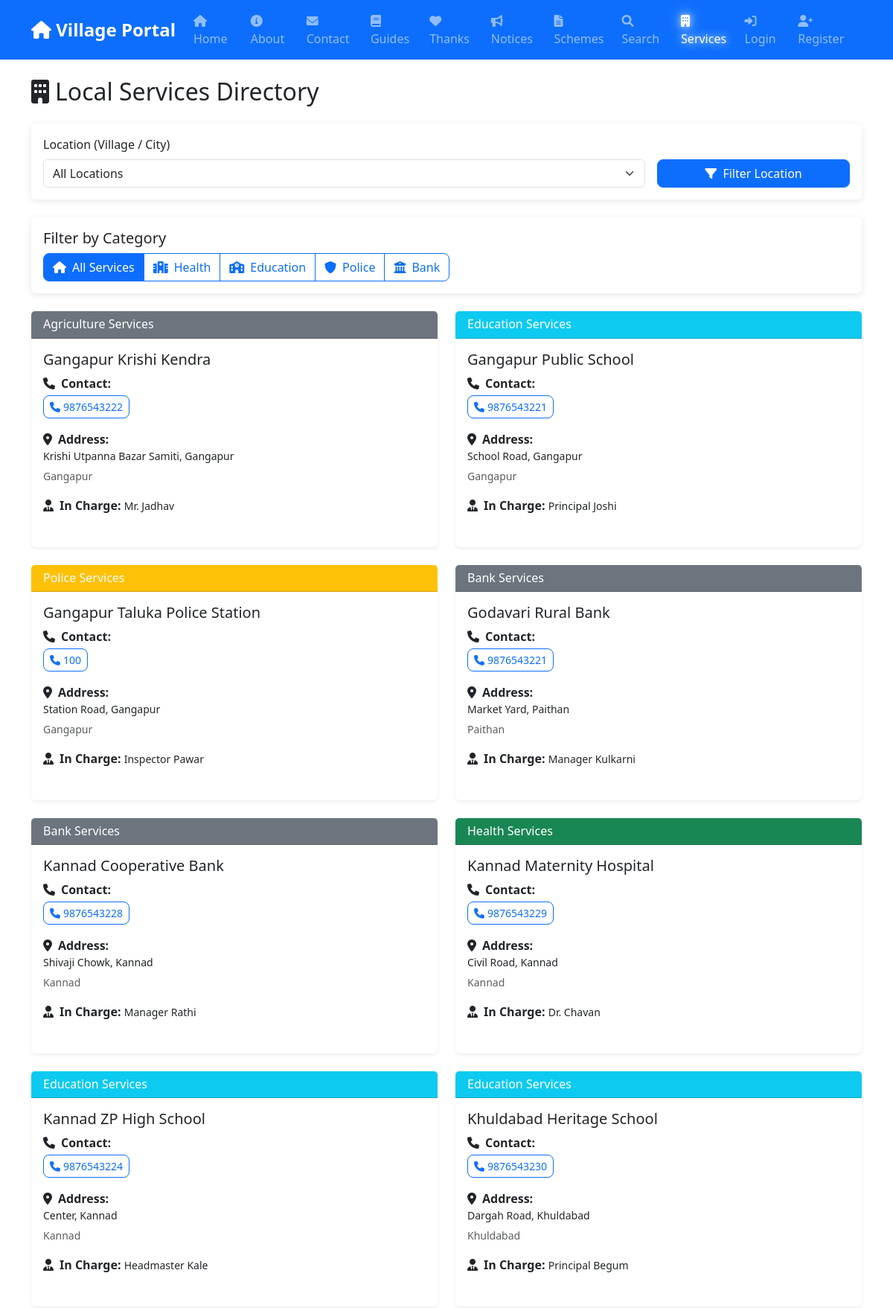
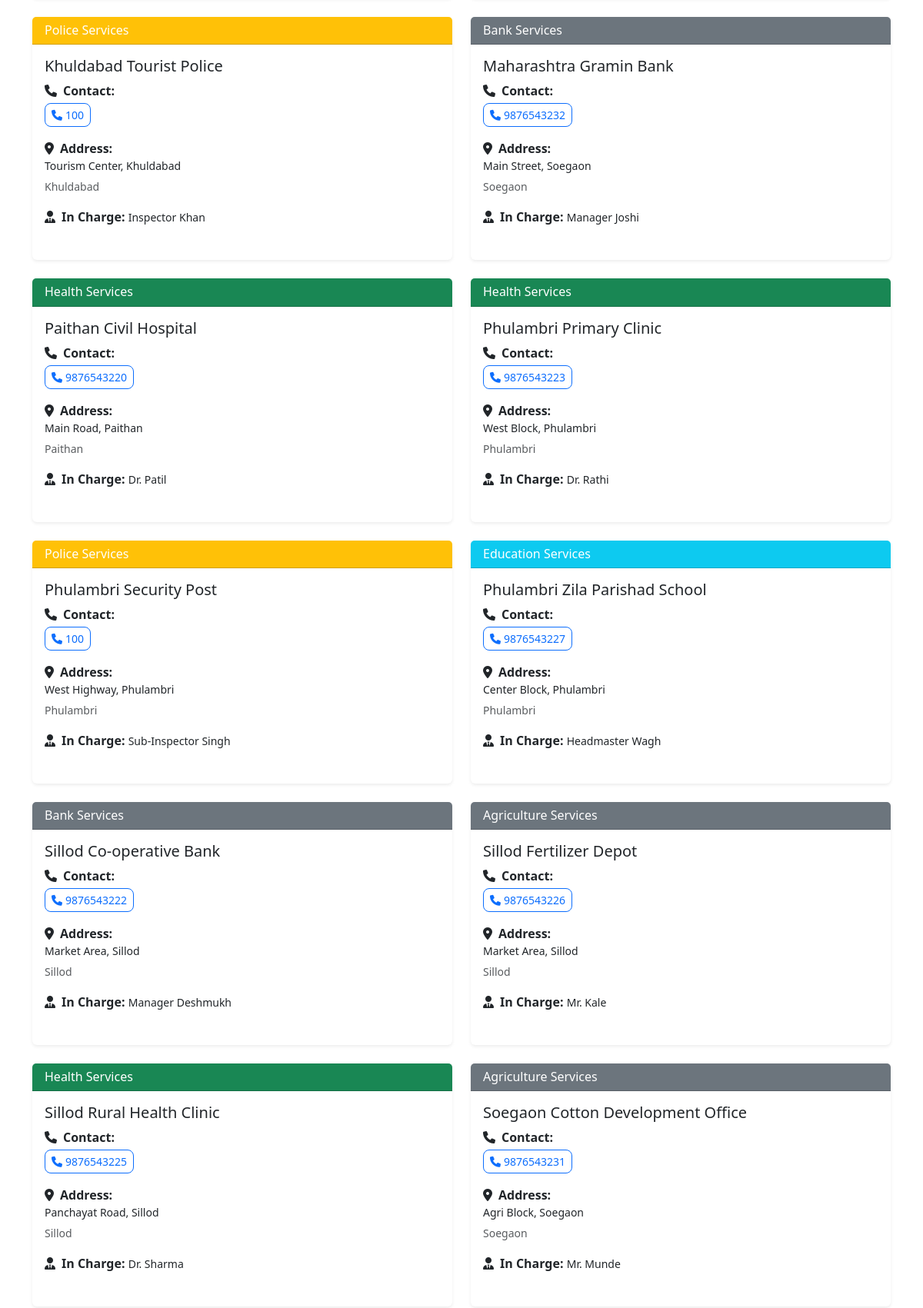
/services (upper part), run on the app's committed database (2 pictures, top to bottom).
### tables this page shows
CREATE TABLE services (
            id INTEGER PRIMARY KEY AUTOINCREMENT,
            category TEXT NOT NULL,
            name TEXT NOT NULL,
            contact_number TEXT,
            address TEXT,
            in_charge TEXT,
            city TEXT
        );

### app.py (the view)
@app.route('/services')
def services():
    category = request.args.get('category', '')
    location = request.args.get('location', None)
    if location is None:
        location = current_user.location if current_user.is_authenticated and current_user.location else ''
    conn = get_db()
    cursor = conn.cursor()
    filters = []
    params = []
    if category:
        filters.append('category = ?')
        params.append(category)
    if location:
        filters.append('(city = ? OR city = "All" OR city = "Sample Village")')
        params.append(location)
    sql = 'SELECT * FROM services'
    if filters:
        sql += ' WHERE ' + ' AND '.join(filters)
    sql += ' ORDER BY name ASC'
    cursor.execute(sql, tuple(params))
    services = cursor.fetchall()
    cursor.execute('SELECT DISTINCT city FROM services WHERE city IS NOT NULL AND city != "" AND city != "All"')
    locations = [row['city'] for row in cursor.fetchall()]
    default_locations = ['Paithan', 'Gangapur', 'Vaijapur', 'Sillod', 'Phulambri', 'Kannad', 'Khuldabad', 'Soegaon']
    all_locations = sorted(list(set(locations + default_locations)))
    conn.close()
    return render_template('services.html', services=services, selected_category=category, selected_location=location, locations=all_locations)

### app.py (called while the page is built)
def get_db():
    db_path = app.config.get('DATABASE', 'database.db')
    conn = sqlite3.connect(db_path)
    conn.row_factory = sqlite3.Row
    return conn

### templates/services.html (shortened to what this page needs)
{% extends "base.html" %}
{% block content %}
<h2 class="mb-4"><i class="fas fa-building me-2"></i>Local Services Directory</h2>
<div class="card mb-4">
    <div class="card-body">
        <form method="get" action="{{ url_for('services') }}" class="row g-3 align-items-end">
            <div class="col-md-9">
                <label for="location" class="form-label">Location (Village / City)</label>
                <select class="form-select" id="location" name="location">
                    <option value="" {% if not selected_location %}selected{% endif %}>All Locations</option>
                </select>
            </div>
            <div class="col-md-3 text-end">
                <button type="submit" class="btn btn-primary w-100">
                    <i class="fas fa-filter me-1"></i> Filter Location
                </button>
            </div>
        </form>
    </div>
</div>
<div class="card mb-4">
    <div class="card-body">
        <h5 class="card-title">Filter by Category</h5>
        <div class="btn-group flex-wrap" role="group">
            <a href="{{ url_for('services', location=selected_location) }}"
                class="btn btn-outline-primary {{ 'active' if not selected_category }}">
                <i class="fas fa-home me-2"></i>All Services
            </a>
            <a href="{{ url_for('services', category='Health', location=selected_location) }}"
                class="btn btn-outline-primary {{ 'active' if selected_category == 'Health' }}">
                <i class="fas fa-hospital me-2"></i>Health
            </a>
            <a href="{{ url_for('services', category='Education', location=selected_location) }}"
                class="btn btn-outline-primary {{ 'active' if selected_category == 'Education' }}">
                <i class="fas fa-school me-2"></i>Education
            </a>
            <a href="{{ url_for('services', category='Police', location=selected_location) }}"
                class="btn btn-outline-primary {{ 'active' if selected_category == 'Police' }}">
                <i class="fas fa-shield-alt me-2"></i>Police
            </a>
            <a href="{{ url_for('services', category='Bank', location=selected_location) }}"
                class="btn btn-outline-primary {{ 'active' if selected_category == 'Bank' }}">
                <i class="fas fa-university me-2"></i>Bank
            </a>
        </div>
    </div>
</div>
<div class="row">
    {% if services %}
    {% for service in services %}
    <div class="col-md-6 mb-4">
        <div class="card h-100 shadow-sm">
            <div
                class="card-header bg-{{ 'success' if service.category == 'Health' else 'info' if service.category == 'Education' else 'warning' if service.category == 'Police' else 'secondary' }} text-white">
                <h6 class="mb-0">{{ service.category }} Services</h6>
            </div>
            <div class="card-body">
                <h5 class="card-title">{{ service.name }}</h5>
                <div class="mb-3">
                    <strong><i class="fas fa-phone me-2"></i>Contact:</strong>
                    <div class="mt-1">
                        <a href="tel:{{ service.contact_number }}" class="btn btn-sm btn-outline-primary">
                            <i class="fas fa-phone me-1"></i>{{ service.contact_number }}
                        </a>
                    </div>
                </div>
                <div class="mb-3">
                    <strong><i class="fas fa-map-marker-alt me-2"></i>Address:</strong>
                    <p class="mb-1 small">{{ service.address }}</p>
                    <small class="text-muted">{{ service.city }}</small>
                </div>
                {% if service.in_charge %}
                <div class="mb-2">
                    <strong><i class="fas fa-user-tie me-2"></i>In Charge:</strong>
                    <span class="small">{{ service.in_charge }}</span>
                </div>
                {% endif %}
            </div>
        </div>
    </div>
    {% endfor %}
    {% endif %}
</div>
{% endblock %}

### templates/base.html (style rules this page uses)
.card { margin-bottom: 20px; border: none; box-shadow: 0 2px 10px rgba(0, 0, 0, 0.1); }
.btn { border-radius: 8px; }

### data on the page
services: category "Agriculture", name "Gangapur Krishi Kendra", contact_number "9876543222", address "Krishi Utpanna Bazar Samiti, Gangapur", city "Gangapur", in_charge "Mr. Jadhav"
services: category "Education", name "Gangapur Public School", contact_number "9876543221", address "School Road, Gangapur", city "Gangapur", in_charge "Principal Joshi"
services: category "Police", name "Gangapur Taluka Police Station", contact_number "100", address "Station Road, Gangapur", city "Gangapur", in_charge "Inspector Pawar"
services: category "Bank", name "Godavari Rural Bank", contact_number "9876543221", address "Market Yard, Paithan", city "Paithan", in_charge "Manager Kulkarni"
services: category "Bank", name "Kannad Cooperative Bank", contact_number "9876543228", address "Shivaji Chowk, Kannad", city "Kannad", in_charge "Manager Rathi"
services: category "Health", name "Kannad Maternity Hospital", contact_number "9876543229", address "Civil Road, Kannad", city "Kannad", in_charge "Dr. Chavan"
services: category "Education", name "Kannad ZP High School", contact_number "9876543224", address "Center, Kannad", city "Kannad", in_charge "Headmaster Kale"
services: category "Education", name "Khuldabad Heritage School", contact_number "9876543230", address "Dargah Road, Khuldabad", city "Khuldabad", in_charge "Principal Begum"
services: category "Police", name "Khuldabad Tourist Police", contact_number "100", address "Tourism Center, Khuldabad", city "Khuldabad", in_charge "Inspector Khan"
services: category "Bank", name "Maharashtra Gramin Bank", contact_number "9876543232", address "Main Street, Soegaon", city "Soegaon", in_charge "Manager Joshi"
services: category "Health", name "Paithan Civil Hospital", contact_number "9876543220", address "Main Road, Paithan", city "Paithan", in_charge "Dr. Patil"
services: category "Health", name "Phulambri Primary Clinic", contact_number "9876543223", address "West Block, Phulambri", city "Phulambri", in_charge "Dr. Rathi"
services: category "Police", name "Phulambri Security Post", contact_number "100", address "West Highway, Phulambri", city "Phulambri", in_charge "Sub-Inspector Singh"
services: category "Education", name "Phulambri Zila Parishad School", contact_number "9876543227", address "Center Block, Phulambri", city "Phulambri", in_charge "Headmaster Wagh"
services: category "Bank", name "Sillod Co-operative Bank", contact_number "9876543222", address "Market Area, Sillod", city "Sillod", in_charge "Manager Deshmukh"
services: category "Agriculture", name "Sillod Fertilizer Depot", contact_number "9876543226", address "Market Area, Sillod", city "Sillod", in_charge "Mr. Kale"
services: category "Health", name "Sillod Rural Health Clinic", contact_number "9876543225", address "Panchayat Road, Sillod", city "Sillod", in_charge "Dr. Sharma"
services: category "Agriculture", name "Soegaon Cotton Development Office", contact_number "9876543231", address "Agri Block, Soegaon", city "Soegaon", in_charge "Mr. Munde"
